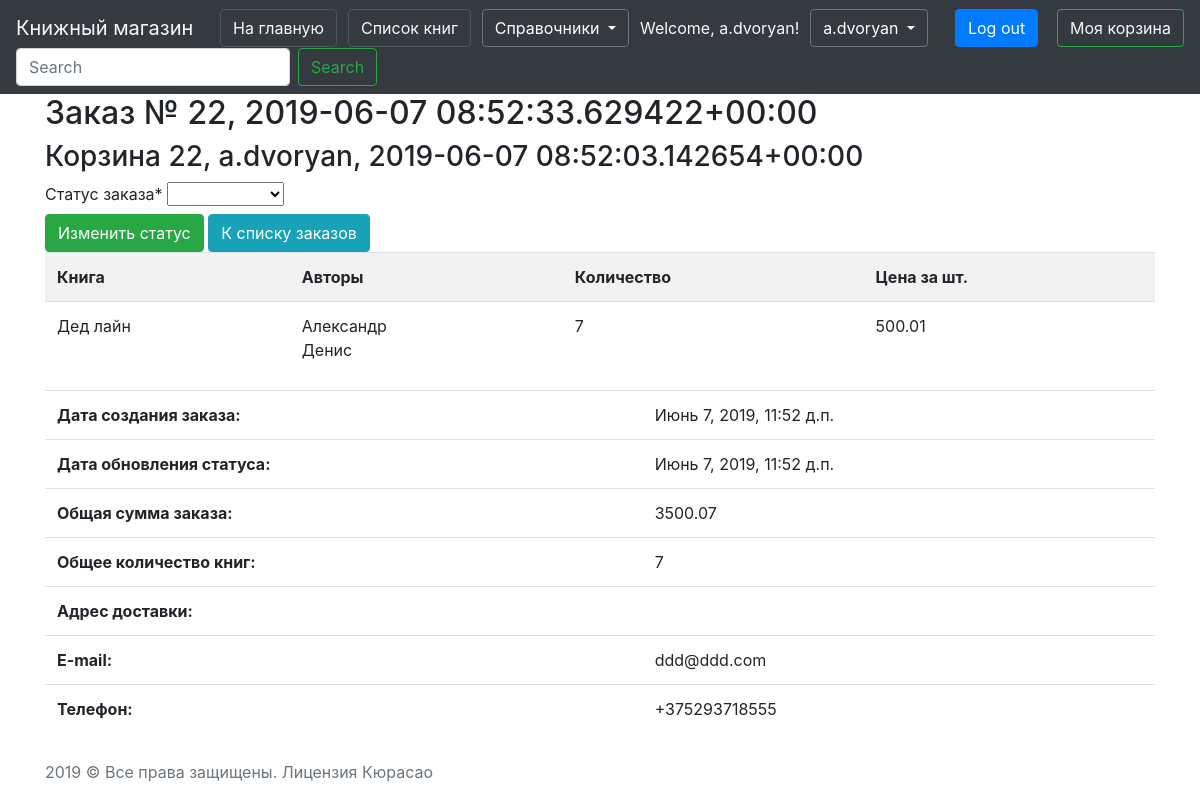
The page /order/order-update/18 (signed in) on the database as committed earlier.
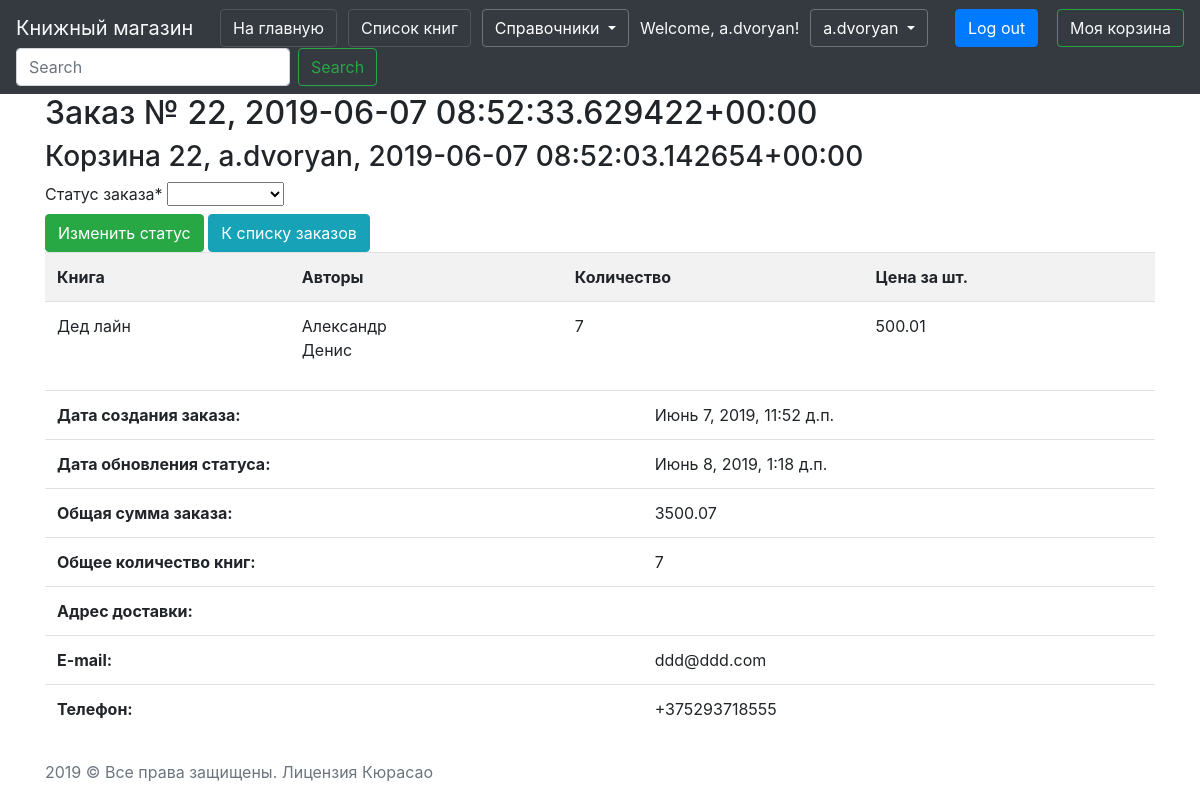
The same page on the database as committed later.
### order/models.py (models this page shows)
class Order(models.Model):
    cart = models.ForeignKey(
        Cart,
        related_name= "order_cart",
        on_delete=models.PROTECT)
    status = models.ForeignKey(
        OrderStatus,
        verbose_name="Статус заказа",
        on_delete=models.PROTECT)
    delivery_address = models.TextField(
        "Адрес доставки",
        null=True,
        blank=True)
    email = models.EmailField(
        verbose_name="Электронная почта",
        null=True,
        blank=True,
        help_text="name@email.com")
    phone = models.CharField(
        verbose_name="Контактный телефон",
        help_text="+375(29)3-718-718",
        max_length=17)
    created_day = models.DateTimeField(
        "Дата внесения в корзину",
        auto_now=False,
        auto_now_add=True)
    updated_date = models.DateTimeField(
        "Дата последнего изменения",
        auto_now=True,
        auto_now_add=False)
    canceled = models.BooleanField(
        "Отменен",
        default = False)
    def __str__(self):
        return "Заказ № {}, {}".format(self.cart.pk, self.created_day)
    class Meta:
        verbose_name = 'Заказ'
        verbose_name_plural = 'Заказы'

### cart/models.py (models this page shows, shortened)
class Cart(models.Model):
    user = models.ForeignKey(
        User,
        blank=True,
        null=True,
        on_delete=models.PROTECT)
    created_day = models.DateTimeField(
        "Дата внесения в корзиину",
        auto_now=False,
        auto_now_add=True)
    updated_date = models.DateTimeField(
        "Дата последнего корзину",
        auto_now=True,
        auto_now_add=False)
    def __str__(self):
        return "Корзина {}, {}, {}".format(self.pk, self.user, self.created_day)
    @property
    def books_in_cart_count(self):
        total = 0
        for product in self.user_cart.all():
            total += product.quantity
        return total
    @property
    def total_cart_price(self):
        total = 0
        for product in self.user_cart.all():
            total += product.price_total
        return total
    class Meta:
        verbose_name = 'Корзина'
        verbose_name_plural = 'Корзины'

class BookInCart(models.Model):
    cart = models.ForeignKey(
        Cart,
        on_delete=models.CASCADE,
        verbose_name='Корзина',
        related_name='user_cart')
    book = models.ForeignKey(
        Book,
        on_delete=models.CASCADE,
        verbose_name='Товар',
        related_name='book_in_cart')
    quantity = models.IntegerField(
        "Количество")
    @property
    def price_total(self):
        return self.book.price * self.quantity
    class Meta:
        verbose_name = 'Товар'
        verbose_name_plural = 'Товары'
        unique_together = [['cart', 'book']] # Чтобы не повторялись. Уникальные сочетания

### books/models.py (models this page shows, shortened)
class Book(models.Model):
    name = models.CharField(
        "Название",
        null=False,
        blank=False,
        max_length=200)
    image = models.ImageField(
        "Обложка",
        upload_to='media/img/',
        null=True,
        blank=True)
    author = models.ManyToManyField(
        "data.Author",
        related_name="books",
        verbose_name="Автор")
    price = models.DecimalField(
        "Цена",
        max_digits=5,
        decimal_places=2)
    serie = models.ForeignKey(
        "data.Series",
        related_name="books",
        verbose_name="Серия",
        null=True,
        blank=True,
        on_delete=models.CASCADE)
    genre = models.ManyToManyField(
        "data.Genre",
        related_name="books",
        blank=True,
        verbose_name="Жанр")
    year = models.PositiveSmallIntegerField(
        "Год издания",
        null=True,
        blank=True)
    page = models.PositiveSmallIntegerField(
        "Количество страниц",
        null=True,
        blank=True)
    bind = models.ForeignKey(
        "data.Binding",
        verbose_name="Переплет",
        null=True,
        blank=True,
        on_delete=models.CASCADE)
    book_format = models.ForeignKey(
        "data.BookFormat",
        verbose_name="Формат",
        null=True,
        blank=True,
        on_delete=models.CASCADE)
    isbn = models.CharField(
        "ISBN",
        default="0",
        unique=True,
        max_length=20)
    weight = models.PositiveSmallIntegerField(
        "Вес, гр",
        null=True,
        blank=True, )
    age_limit = models.PositiveSmallIntegerField(
        "Возрастные ограничения",
        null=True,
        blank=True,)
    publish = models.ForeignKey(
        "data.Publish",
        verbose_name="Издательство",
        null=True,
        blank=True,
        on_delete=models.CASCADE)
    book_amount = models.PositiveIntegerField(
        "Кол-во книг в наличии",
        default=0)
    available = models.BooleanField(
        "Доступна для заказа",
        default=True)
    rate = models.FloatField(
        "Рейтинг",
        default=0)
    created_day = models.DateTimeField(
        "Дата внесения в каталог",
        auto_now=False,
        auto_now_add=True)
    updated_date = models.DateTimeField(
        "Дата последнего изменения",
        auto_now=True,
        auto_now_add=False)
    class Meta:
        verbose_name = 'Книга'
        verbose_name_plural = 'Книги'
        permissions = [('edit', 'for Managers'),]

### order/views.py (the view, shortened to what this page needs)
# urls.py: path('order-update/<int:pk>', OrderUpdate.as_view(), name='order-update'),
class OrderUpdate(PermissionRequiredMixin, UpdateView):
    model = Order
    template_name = 'order/order-update.html'
    fields = ['status']
    permission_required = 'books.edit_order'

### data/models.py (called while the page is built)
    def __str__(self): # печать
        return self.first_name

    def __str__(self):
        return self.status_type

### order/templates/order/order-update.html (shortened to what this page needs)
{% extends "base.html" %}
{% block content %}
{% load crispy_forms_tags %}
<div class="container">
    <h2>{{ object }}</h2>
    <h3>{{ object.cart }}</h3>
    <form method="post">
            {{ form|crispy }}
            <input type="submit" value="Изменить статус" class="btn btn-success">
            <input type="button" value="К списку заказов" onclick="history.back();" class="btn btn-info">
    </form>
    <table class="table table-striped">
        <tr>
            <th>Книга</th>
            <th>Авторы</th>
            <th>Количество</th>
            <th>Цена за шт.</th>
        </tr>
        {% for product in object.cart.user_cart.all %}
            <tr>
                <td>
                    {{ product.book.name }}
                </td>
                <td>
                    {% for author in product.book.author.all %}
                        {{ author }}<br>
                    {% endfor %}
                </td>
                <td>
                    {{ product.quantity }}
                </td>
                <td>
                    {{ product.book.price }}
                </td>
            </tr>
        {% endfor %}
    </table>
    <table class="table">
        <tr>
            <th>Дата создания заказа:</th>
            <td>{{ object.created_day }}</td>
        </tr>
        <tr>
            <th>Дата обновления статуса:</th>
            <td>{{ object.updated_date }}</td>
        </tr>
        <tr>
            <th>Общая сумма заказа:</th>
            <td>{{ object.cart.total_cart_price }}</td>
        </tr>
        <tr>
            <th>Общее количество книг:</th>
            <td>{{ object.cart.books_in_cart_count }}</td>
        </tr>
        <tr>
            <th>Адрес доставки:</th>
            <td>
            </td>
        </tr>
        <tr>
            <th>E-mail:</th>
            <td>{{ object.email }}</td>
        </tr>
        <tr>
            <th>Телефон:</th>
            <td>{{ object.phone }}</td>
        </tr>
    </table>
</div>
{% endblock %}

Rows that differ between the two databases and show on the page:
changed Order "ddd@ddd.com": updated_date "Июнь 7, 2019, 11:52 д.п." → "Июнь 8, 2019, 1:18 д.п."
